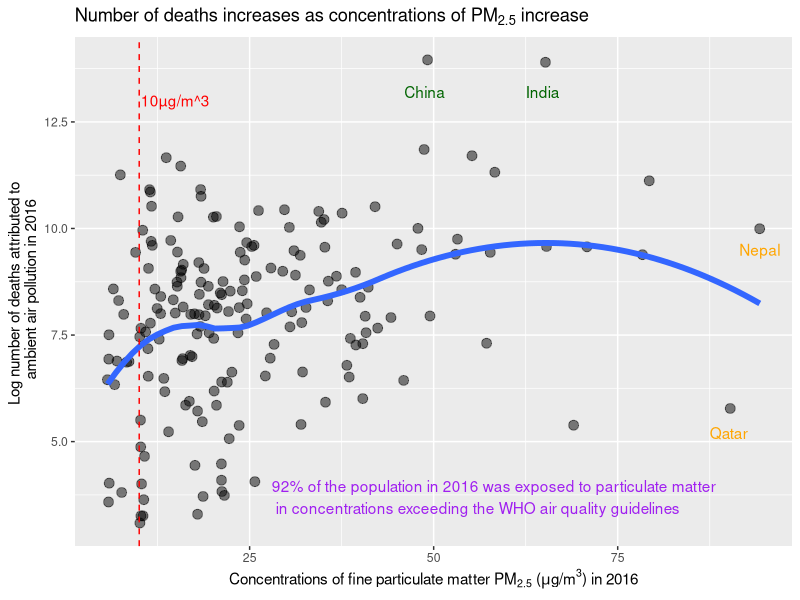
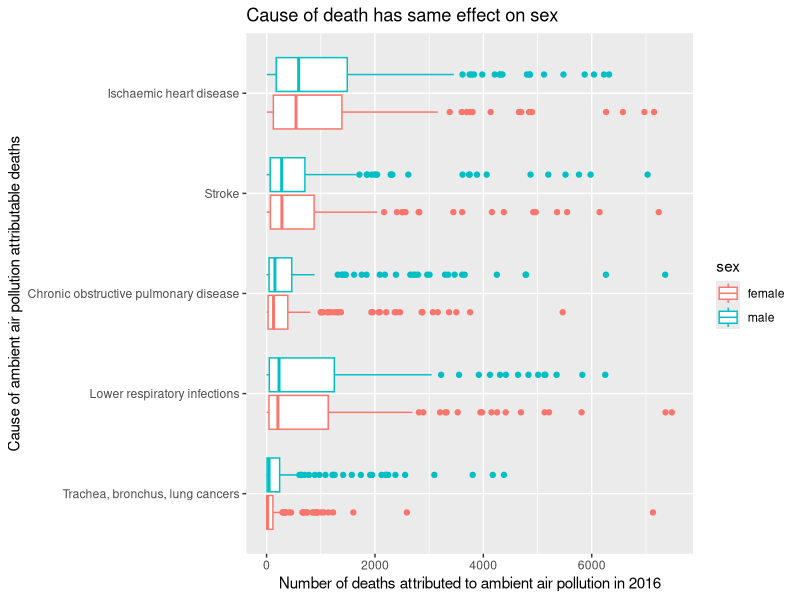
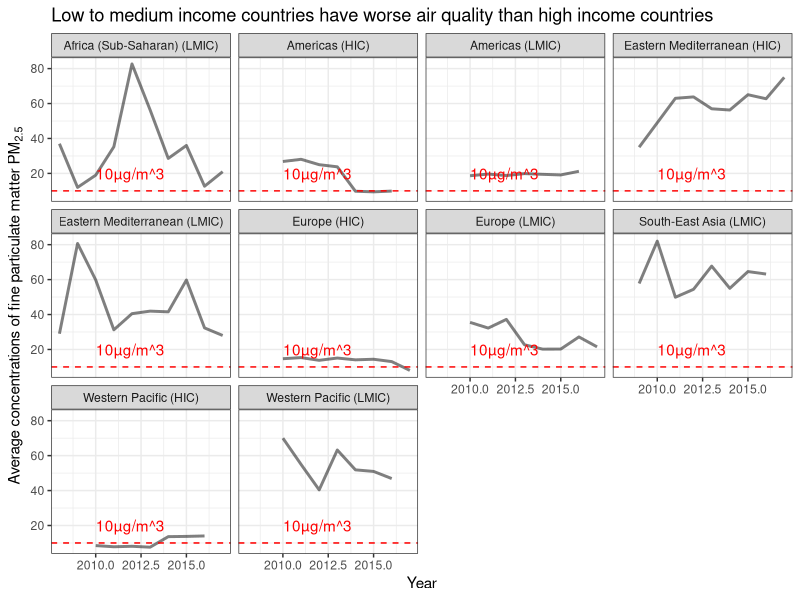
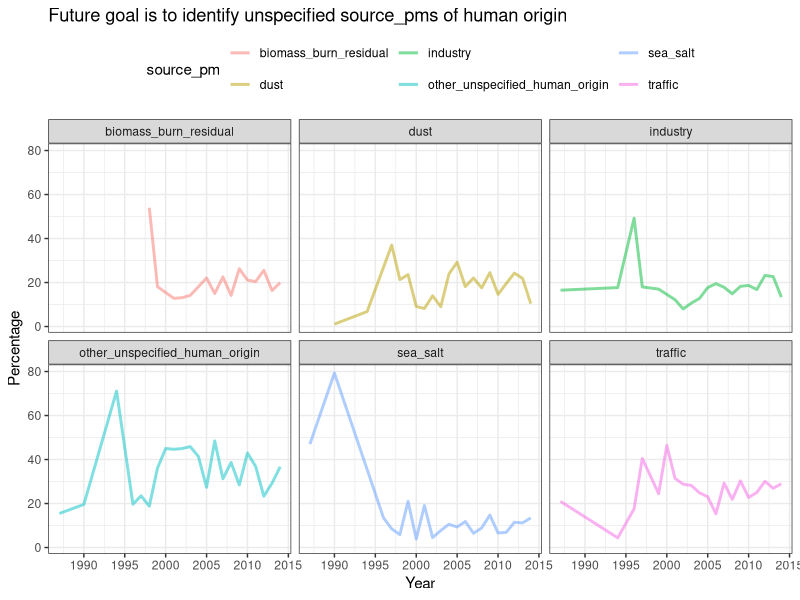

Here is the R script that generated these plots, in order:
## ---- chunk 1
library(tidyverse)
library(stringr)
## ---- chunk 2
new_data <- read.csv("./newdata.csv")
new_data1 <- read.csv("./newdata1.csv")
new_data2 <- read.csv("./newdata2.csv")
## ---- chunk 3
# Percent of countries living in poor air quality in 2016
new_data %>% 
  filter(total_concentration > 10) %>% 
  summarise(percentage = n()/nrow(new_data))
## ---- chunk 4
# Top 4 countries with the largest number of deaths attributed to ambient air pollution in 2016
new_data %>% 
  filter(cause == "Total") %>% 
  group_by(country, total_concentration) %>% 
  summarise(total_death = sum(death)) %>% 
  arrange(desc(total_death)) %>% 
  head(n=4)

# Top 4 countries with the highest concentration of PM2.5 in 2016
new_data %>% 
  select(country, total_concentration) %>% 
  unique() %>% 
  arrange(desc(total_concentration)) %>% 
  head(n=4)
## ---- chunk 5
# Figure 1
new_data %>% 
  filter(cause == "Total") %>% 
  group_by(country, cause, total_concentration) %>% 
  summarise(total_death = sum(death)) %>% 
  ggplot(aes(x=total_concentration, y=log(total_death))) +
  geom_point(alpha = 0.5, size = 3, position = "jitter") +
  geom_smooth(se = FALSE, size = 2) +
  labs(title = expression(paste("Number of deaths increases as concentrations of PM"[2.5], " increase")),
       x = expression(paste("Concentrations of fine particulate matter PM"[2.5], " (", mu, "g/m"^3, ") in 2016")),
       y = "Log number of deaths attributed to \n ambient air pollution in 2016") +
  geom_vline(xintercept = 10, linetype = "dashed", color = 'red') +
  annotate('text', x = 10.2, y = 13, label = '10µg/m^3', color = 'red', hjust = 'left') +
  annotate('text', x = 46, y = 13.2, label = "China", hjust = 'left', color = 'dark green') +
  annotate('text', x = 62.5, y = 13.2, label = "India", hjust = 'left', color = 'dark green') +
  annotate('text', x = 91.5, y = 9.5, label = "Nepal", hjust = 'left', color = 'orange') +
  annotate('text', x = 87.5, y = 5.2, label = "Qatar", hjust = 'left', color = 'orange') +
  annotate('text', x = 28, y = 3.7, label = "92% of the population in 2016 was exposed to particulate matter \n in concentrations exceeding the WHO air quality guidelines", hjust = 'left', color = 'purple')
## ---- chunk 6
# Figure 2  
new_data %>% 
  filter(cause != "Total") %>% 
  ggplot(., aes(x = reorder(cause, death, FUN = mean), y = death, color = sex)) +
  geom_boxplot() +
  coord_flip() +
  ylim(c(0,7500)) +
  labs(title = 'Cause of death has same effect on sex',
       y = 'Number of deaths attributed to ambient air pollution in 2016',
       x = "Cause of ambient air pollution attributable deaths")
## ---- chunk 7
# Average percent contribution of source_pm category to particulate matter (PM2.5)
average_source_pm <- vector("double", ncol(new_data2[2:7]))
names(average_source_pm) <- names(new_data2[2:7])
for (i in seq_along(new_data2[2:7])) {
  average_source_pm[[i]] <- mean(new_data2[[i+1]], na.rm = T)
}
average_source_pm
## ---- chunk 8
# Figure 3
  new_data1 %>% 
    group_by(Region, Year) %>% 
    summarise(average_pm2.5 = mean(pm2.5, na.rm = T)) %>% 
    ggplot() +
    geom_line(aes(x = Year, y = average_pm2.5), alpha = 0.5, size = 1) +
    geom_hline(yintercept = 10, linetype = "dashed", color = 'red') +
    annotate('text', x = 2010, y = 20, label = '10µg/m^3', color = 'red', hjust = 'left') +
    facet_wrap(~Region) +
    labs(title = 'Low to medium income countries have worse air quality than high income countries',
       x = 'Year',
       y = expression(paste("Average concentrations of fine particulate matter PM"[2.5]))) +
    theme_bw()
## ---- chunk 9
# Figure 4
  new_data2 %>% 
    gather(source_pm, percentage, 2:7) %>% 
    group_by(Year, source_pm) %>% 
    summarise(average_percentage = mean(percentage, na.rm = T)) %>% 
    filter(is.finite(average_percentage)) %>% 
    ggplot() +
    geom_line(aes(x = Year, y = average_percentage,color = source_pm), alpha = 0.5, size = 1) +
    facet_wrap(~source_pm) +
    theme_bw() +
    theme(legend.position = 'top') +
    labs(title = 'Future goal is to identify unspecified source_pms of human origin',
       x = 'Year',
       y = 'Percentage')
